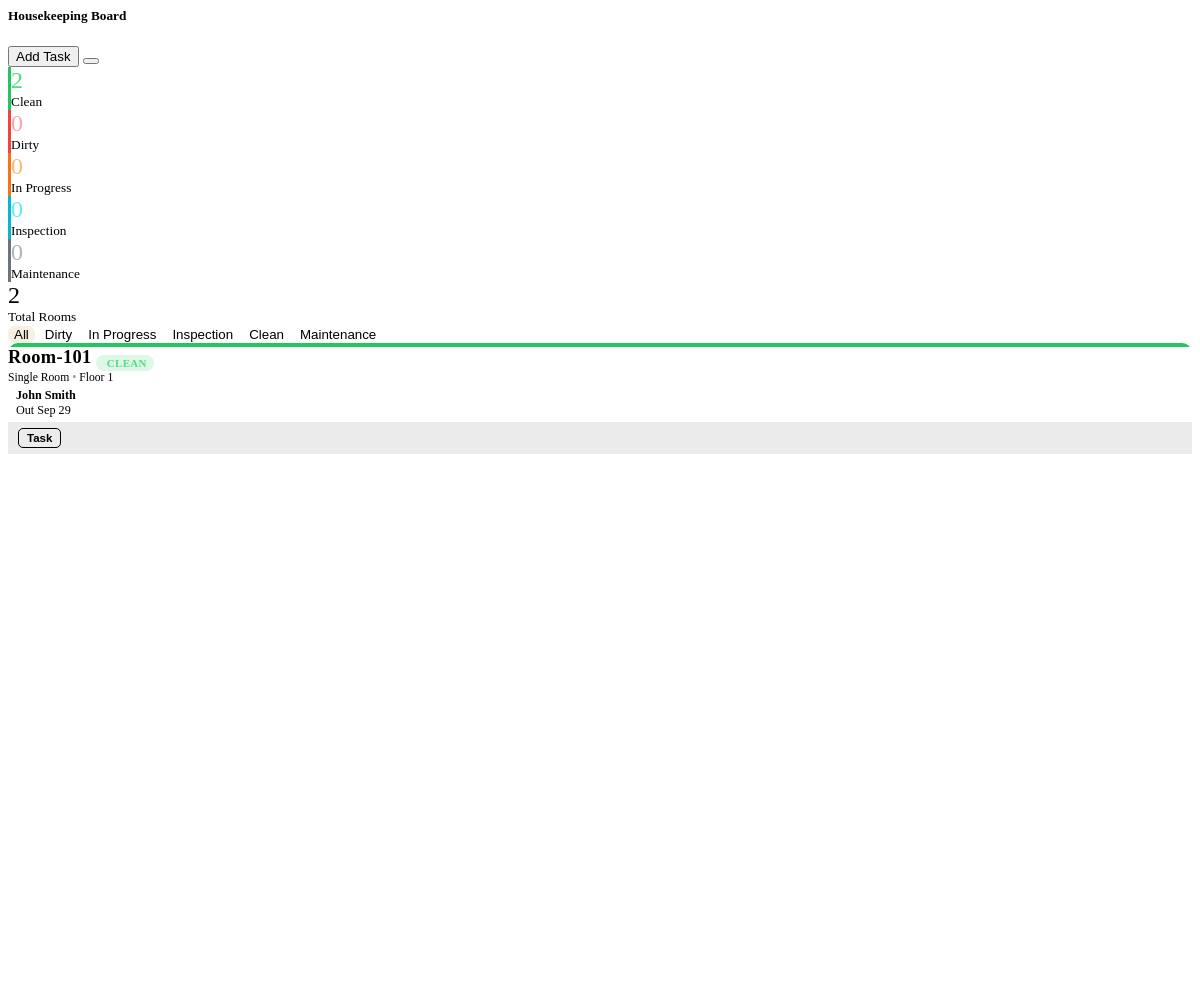
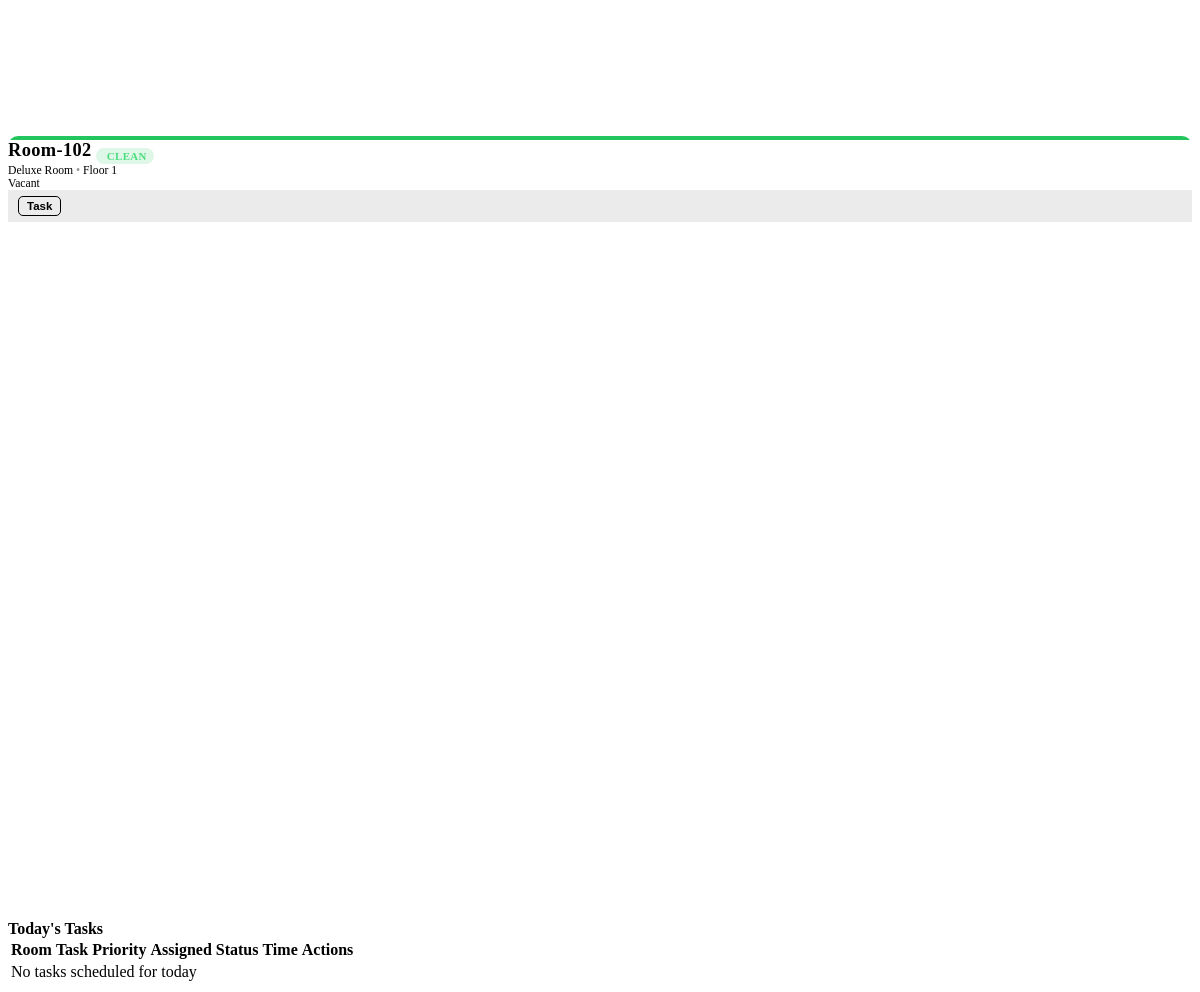
The page /admin/housekeeping.php on the database its author committed (2 pictures, top to bottom).
### tables this page shows
CREATE TABLE `rooms` (
  `id` int(30) NOT NULL,
  `room` varchar(30) NOT NULL,
  `category_id` int(30) NOT NULL,
  `status` tinyint(1) NOT NULL DEFAULT 0 COMMENT '0 = Available , 1= Unvailables'
);

CREATE TABLE `room_categories` (
  `id` int(30) NOT NULL,
  `name` text NOT NULL,
  `price` float NOT NULL,
  `cover_img` text NOT NULL
);

CREATE TABLE `checked` (
  `id` int(30) NOT NULL,
  `ref_no` varchar(100) NOT NULL,
  `room_id` int(30) NOT NULL,
  `name` text NOT NULL,
  `contact_no` varchar(20) NOT NULL,
  `date_in` datetime NOT NULL,
  `date_out` datetime NOT NULL,
  `booked_cid` int(30) NOT NULL,
  `status` tinyint(1) NOT NULL DEFAULT 0 COMMENT '0 = pending, 1=checked in , 2 = checked out',
  `date_updated` datetime NOT NULL DEFAULT current_timestamp() ON UPDATE current_timestamp()
);

### admin/housekeeping.php (the view, shortened to what this page needs)
<?php include('db_connect.php'); ?>
<div class="container-fluid py-3">
  <div class="page-header mb-4">
    <h5 class="page-title"><i class="fa fa-broom mr-2"></i>Housekeeping Board</h5>
    <div>
      <button class="btn btn-sm btn-primary" onclick="uni_modal('New Housekeeping Task','manage_housekeeping.php')">
        <i class="fa fa-plus mr-1"></i>Add Task
      </button>
      <button class="btn btn-sm btn-outline-secondary ml-1" onclick="location.reload()">
      </button>
    </div>
  </div>
  <div class="row mb-3" id="hk-stats">
    <?php
    $stats_q = $conn->query("SELECT housekeeping_status, COUNT(*) AS cnt FROM rooms GROUP BY housekeeping_status");
    $hk_counts = ['clean' => 0, 'dirty' => 0, 'in_progress' => 0, 'inspection' => 0, 'maintenance' => 0, 'out_of_order' => 0];
    while ($sr = $stats_q->fetch_assoc()) $hk_counts[$sr['housekeeping_status']] = (int)$sr['cnt'];
    $total_rooms = array_sum($hk_counts);
    ?>
    <div class="col-6 col-md-2 mb-2">
      <div class="card text-center py-2" style="border-left: 3px solid #22c55e !important">
        <div class="font-weight-bold" style="font-size:1.5rem;color:#4ade80"><?php echo $hk_counts['clean']; ?></div>
        <small class="text-muted">Clean</small>
      </div>
    </div>
    <div class="col-6 col-md-2 mb-2">
      <div class="card text-center py-2" style="border-left: 3px solid #ef4444 !important">
        <div class="font-weight-bold" style="font-size:1.5rem;color:#fca5a5"><?php echo $hk_counts['dirty']; ?></div>
        <small class="text-muted">Dirty</small>
      </div>
    </div>
    <div class="col-6 col-md-2 mb-2">
      <div class="card text-center py-2" style="border-left: 3px solid #f97316 !important">
        <div class="font-weight-bold" style="font-size:1.5rem;color:#fdba74"><?php echo $hk_counts['in_progress']; ?></div>
        <small class="text-muted">In Progress</small>
      </div>
    </div>
    <div class="col-6 col-md-2 mb-2">
      <div class="card text-center py-2" style="border-left: 3px solid #06b6d4 !important">
        <div class="font-weight-bold" style="font-size:1.5rem;color:#67e8f9"><?php echo $hk_counts['inspection']; ?></div>
        <small class="text-muted">Inspection</small>
      </div>
    </div>
    <div class="col-6 col-md-2 mb-2">
      <div class="card text-center py-2" style="border-left: 3px solid #6c757d !important">
        <div class="font-weight-bold" style="font-size:1.5rem;color:#adb5bd"><?php echo $hk_counts['maintenance']; ?></div>
        <small class="text-muted">Maintenance</small>
      </div>
    </div>
    <div class="col-6 col-md-2 mb-2">
      <div class="card text-center py-2" style="border-left: 3px solid var(--brand) !important">
        <div class="font-weight-bold" style="font-size:1.5rem;color:var(--brand)"><?php echo $total_rooms; ?></div>
        <small class="text-muted">Total Rooms</small>
      </div>
    </div>
  </div>
  <div class="mb-3">
    <button class="btn btn-sm filter-btn active mr-1" data-filter="all">All</button>
    <button class="btn btn-sm btn-outline-danger filter-btn mr-1" data-filter="dirty">Dirty</button>
    <button class="btn btn-sm btn-outline-warning filter-btn mr-1" data-filter="in_progress">In Progress</button>
    <button class="btn btn-sm btn-outline-info filter-btn mr-1" data-filter="inspection">Inspection</button>
    <button class="btn btn-sm btn-outline-success filter-btn mr-1" data-filter="clean">Clean</button>
    <button class="btn btn-sm btn-outline-secondary filter-btn" data-filter="maintenance">Maintenance</button>
  </div>
  <div class="row" id="room-grid">
    <?php
    $rooms = $conn->query(
        "SELECT r.*, rc.name AS category, rc.price,
                ht.id AS task_id, ht.status AS task_status, ht.task_type, ht.assigned_to,
                u.name AS assigned_name,
                c.name AS guest_name, c.date_out
         FROM rooms r
         LEFT JOIN room_categories rc ON r.category_id = rc.id
         LEFT JOIN (
             SELECT * FROM housekeeping_tasks
             WHERE scheduled_date = CURDATE() AND status NOT IN ('completed','verified','skipped')
             ORDER BY id DESC LIMIT 1
         ) ht ON ht.room_id = r.id
         LEFT JOIN users u ON ht.assigned_to = u.id
         LEFT JOIN checked c ON c.room_id = r.id AND c.status = 1
         ORDER BY r.floor ASC, r.room ASC"
    );
    $hs_labels = ['clean' => 'Clean', 'dirty' => 'Needs Cleaning', 'in_progress' => 'Cleaning', 'inspection' => 'Inspection', 'maintenance' => 'Maintenance', 'out_of_order' => 'Out of Order'];
    $hs_icons  = ['clean' => 'check-circle', 'dirty' => 'exclamation-circle', 'in_progress' => 'spinner fa-spin', 'inspection' => 'search', 'maintenance' => 'tools', 'out_of_order' => 'ban'];
    while ($room = $rooms->fetch_assoc()):
        $hs = $room['housekeeping_status'] ?? 'clean';
    ?>
    <div class="col-6 col-md-4 col-lg-3 col-xl-2 mb-3 room-card-wrap d-flex" data-status="<?php echo $hs; ?>" style="min-height:0">
      <div class="hk-card w-100 d-flex flex-column hs-<?php echo $hs; ?>">
        <div class="hk-strip"></div>
        <div class="p-2 flex-grow-1">
          <div class="d-flex justify-content-between align-items-center mb-1">
            <span class="hk-room-no"><?php echo htmlspecialchars($room['room']); ?></span>
            <span class="hk-badge hk-badge-<?php echo $hs; ?>">
              <i class="fa fa-<?php echo $hs_icons[$hs]; ?>"></i><?php echo $hs_labels[$hs]; ?>
            </span>
          </div>
          <div class="text-muted mb-2" style="font-size:.73rem">
            <i class="fa fa-th-large mr-1" style="opacity:.5"></i><?php echo htmlspecialchars($room['category'] ?? '—'); ?>
            <span class="mx-1" style="opacity:.4">&bull;</span>
            <i class="fa fa-layer-group mr-1" style="opacity:.5"></i>Floor <?php echo $room['floor'] ?? 1; ?>
          </div>
          <?php if ($room['guest_name']): ?>
          <div class="hk-guest-pill mb-2">
            <div><i class="fa fa-user-circle mr-1" style="color:var(--brand)"></i><strong><?php echo htmlspecialchars($room['guest_name']); ?></strong></div>
            <?php if ($room['date_out']): ?>
            <div class="text-muted mt-1"><i class="fa fa-sign-out-alt mr-1"></i>Out <?php echo date('M d', strtotime($room['date_out'])); ?></div>
            <?php endif; ?>
          </div>
          <?php else: ?>
          <div class="text-muted mb-2" style="font-size:.73rem"><i class="fa fa-door-open mr-1" style="opacity:.5"></i>Vacant</div>
          <?php endif; ?>
        </div>
        <div class="hk-actions">
          <button class="hk-btn hk-btn-task ml-auto" title="Add Task"
            onclick="uni_modal('Task for <?php echo htmlspecialchars($room['room']); ?>','manage_housekeeping.php?room_id=<?php echo $room['id']; ?>')">
            <i class="fa fa-plus mr-1"></i>Task
          </button>
        </div>
      </div>
    </div>
    <?php endwhile; ?>
  </div>
  <div class="card mt-2">
    <div class="card-header"><strong><i class="fa fa-list mr-2"></i>Today's Tasks</strong></div>
    <div class="card-body p-0">
      <table class="table table-sm table-hover mb-0">
        <thead>
          <tr>
            <th>Room</th>
            <th>Task</th>
            <th>Priority</th>
            <th>Assigned</th>
            <th>Status</th>
            <th>Time</th>
            <th>Actions</th>
          </tr>
        </thead>
        <tbody>
          <?php
          $today = date('Y-m-d');
          $tasks = $conn->query(
              "SELECT ht.*, r.room, u.name AS staff_name
               FROM housekeeping_tasks ht
               JOIN rooms r ON ht.room_id = r.id
               LEFT JOIN users u ON ht.assigned_to = u.id
               WHERE ht.scheduled_date = '$today'
               ORDER BY ht.priority DESC, ht.created_at ASC"
          );
          $pcolors = ['low' => 'secondary', 'normal' => 'info', 'high' => 'warning'];
          $scolors = ['pending' => 'warning', 'in_progress' => 'info', 'completed' => 'success', 'verified' => 'success', 'skipped' => 'secondary'];
          if ($tasks->num_rows === 0):
          ?>
          <tr><td colspan="7" class="text-center text-muted py-3">No tasks scheduled for today</td></tr>
          <?php else: while ($t = $tasks->fetch_assoc()): ?>
          <tr>
            <td><strong><?php echo htmlspecialchars($t['room']); ?></strong></td>
            <td><?php echo ucwords(str_replace('_', ' ', $t['task_type'])); ?></td>
            <td><span class="badge badge-<?php echo $pcolors[$t['priority']] ?? 'secondary'; ?>"><?php echo strtoupper($t['priority']); ?></span></td>
            <td><?php echo htmlspecialchars($t['staff_name'] ?? 'Unassigned'); ?></td>
            <td><span class="badge badge-<?php echo $scolors[$t['status']] ?? 'secondary'; ?>"><?php echo ucwords(str_replace('_', ' ', $t['status'])); ?></span></td>
            <td>
              <?php if ($t['started_at']): ?><small>Started: <?php echo substr($t['started_at'], 11, 5); ?></small><?php endif; ?>
              <?php if ($t['completed_at']): ?><br><small>Done: <?php echo substr($t['completed_at'], 11, 5); ?></small><?php endif; ?>
            </td>
            <td>
              <?php if ($t['status'] === 'pending'): ?>
              <button class="btn btn-xs btn-warning" style="font-size:.72rem" onclick="updateTaskStatus(<?php echo $t['id']; ?>,'in_progress')">Start</button>
              <?php elseif ($t['status'] === 'in_progress'): ?>
              <button class="btn btn-xs btn-success" style="font-size:.72rem" onclick="updateTaskStatus(<?php echo $t['id']; ?>,'completed')">Complete</button>
              <?php elseif ($t['status'] === 'completed'): ?>
              <button class="btn btn-xs btn-info" style="font-size:.72rem" onclick="updateTaskStatus(<?php echo $t['id']; ?>,'verified')">Verify</button>
              <?php endif; ?>
            </td>
          </tr>
          <?php endwhile; endif; ?>
        </tbody>
      </table>
    </div>
  </div>
</div>

### admin/housekeeping.php (style rules this page uses)
.hk-card { background: var(--bg-raised); border: 1px solid var(--border-subtle); border-radius: 10px; overflow: hidden; transition: box-shadow .2s, transform .15s; height: 100%; }
.hk-strip { height: 4px; width: 100%; }
.hs-clean .hk-strip { background: #22c55e; }
.hs-clean { border-color: rgba(34,197,94,.25) !important; }
.hk-room-no { font-size: 1.15rem; font-weight: 700; letter-spacing: .02em; color: var(--text-primary); }
.hk-badge { display: inline-flex; align-items: center; gap: 4px; font-size: .68rem; font-weight: 600; letter-spacing: .04em; padding: 2px 7px; border-radius: 20px; text-transform: uppercase; }
.hk-badge-clean { background: rgba(34,197,94,.15); color: #4ade80; }
.hk-guest-pill { background: var(--bg-elevated); border: 1px solid var(--border-subtle); border-radius: 6px; padding: 4px 8px; font-size: .76rem; }
.hk-actions { border-top: 1px solid var(--border-subtle); padding: 6px 10px; background: rgba(0,0,0,.08); display: flex; gap: 5px; flex-wrap: wrap; }
.hk-btn { font-size: .72rem; padding: 3px 8px; border-radius: 5px; cursor: pointer; font-weight: 600; border: 1px solid transparent; }
.hk-btn-task { background: rgba(255,255,255,.05); color: var(--text-secondary); border-color: var(--border-subtle); }
.filter-btn { background: var(--bg-elevated); border: 1px solid var(--border-subtle); color: var(--text-secondary); border-radius: 7px; }
.filter-btn.active, .filter-btn:hover { background: rgba(196,145,58,0.15) !important; border-color: var(--brand) !important; color: var(--brand) !important; }

### rows shown on the page
rooms: room "Room-101", housekeeping_status "CLEAN", room_categories.name "Single Room", floor "1", checked.name "John Smith", checked.date_out "Sep 29"
rooms: room "Room-102", housekeeping_status "CLEAN", room_categories.name "Deluxe Room", floor "1", shows "Vacant"

### other values the page prints
$hk_counts['clean'] "2"
$hk_counts['dirty'] "0"
$hk_counts['in_progress'] "0"
$hk_counts['inspection'] "0"
$hk_counts['maintenance'] "0"
$total_rooms "2"
